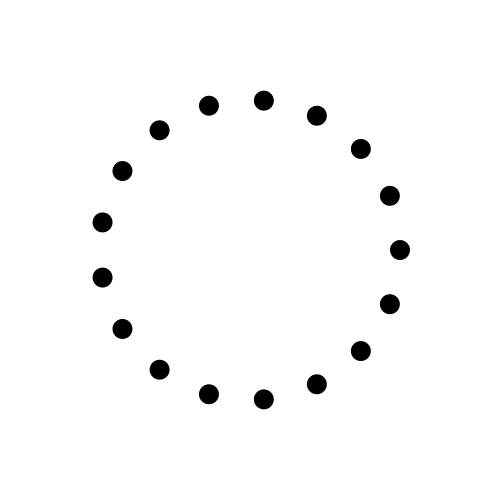
Frame 1 (no input)
Frame 60 (the mouse pressed at the canvas centre just before this capture): identical to frame 1, image omitted
Frame 120 (the mouse held since frame 60 and released just before this capture): identical to frame 1, image omitted

The Processing sketch that drew this single still picture (run headless with seeded random() and noise(); from frame 60 on, the mouse is pressed at the canvas centre):

// Processing sketch: plot_a_circle
// ── plot_a_circle.pde
// PLOT POINTS IN A CIRCLE
// By Guy Moorhouse @Futurefabric

float x, y;
int number_of_points = 17;
float circle_diameter = 20;
float plot_radius = 150;

void setup() {
  size(500,500);
  fill(0);
  smooth(8);
  noStroke();
}

void draw() {
  background(255); 
  translate(width/2, height/2);
  
  for(int i=0; i<number_of_points; i++){    
    x = plot_radius * cos(2*PI*i/number_of_points);
    y = plot_radius * sin(2*PI*i/number_of_points);
    ellipse(x,y,circle_diameter,circle_diameter);
  }
}
